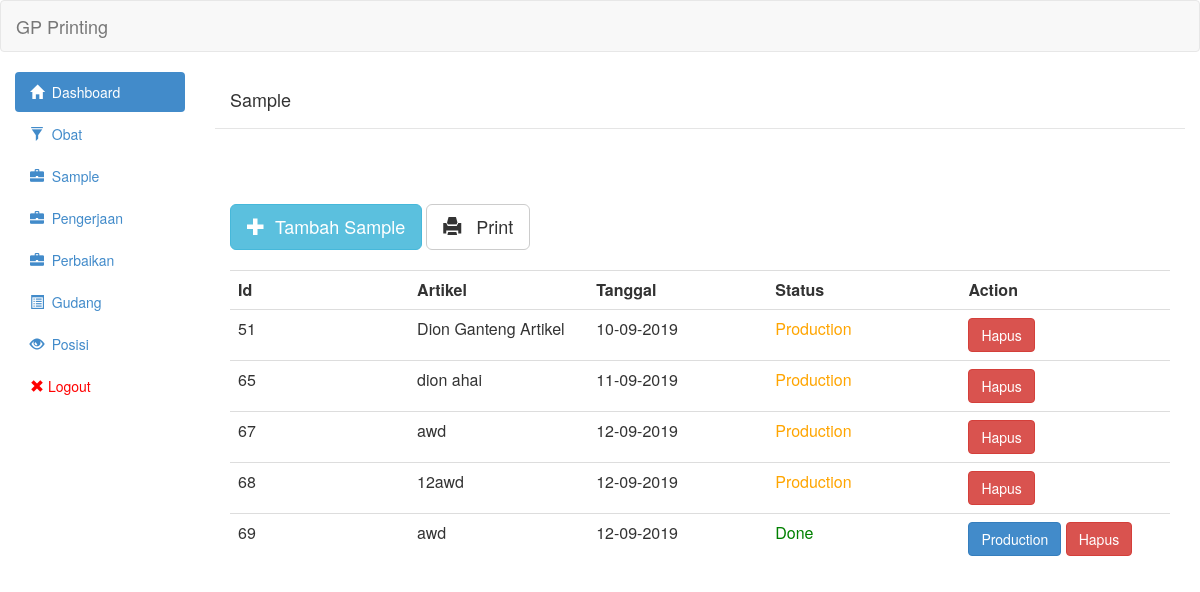
The app's page /view/sample.php (signed in), older data.
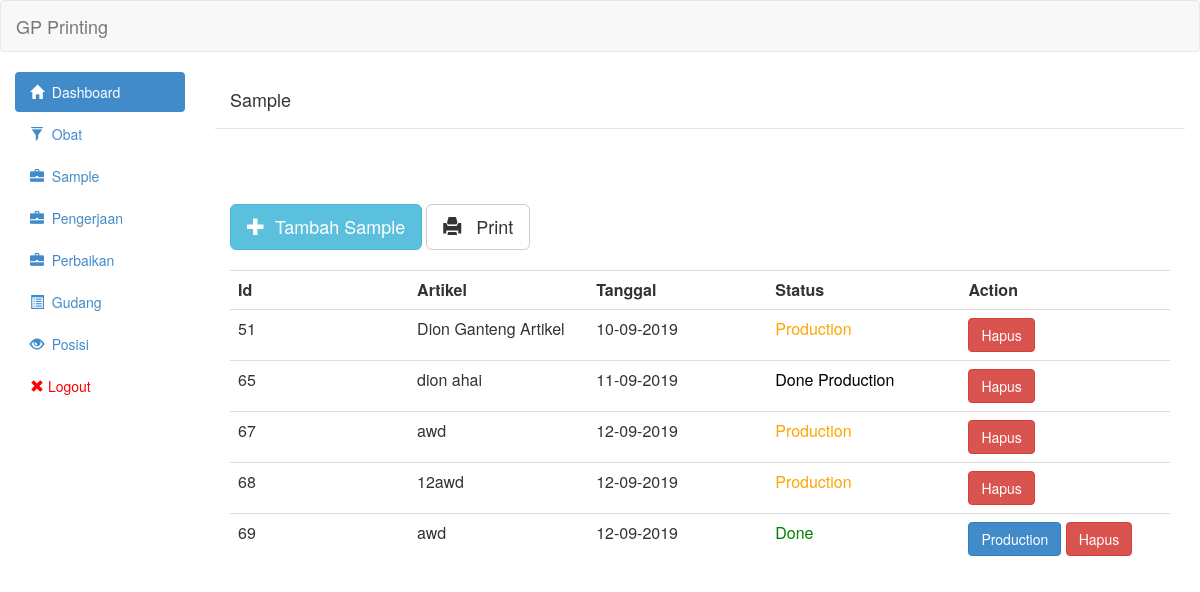
The same page, newer data.
### tables this page shows
CREATE TABLE `sample` (
  `id` int(11) NOT NULL,
  `artikel` varchar(255) NOT NULL,
  `nomor_po` varchar(30) NOT NULL,
  `tgl` date NOT NULL,
  `tgl_selesai` date DEFAULT NULL,
  `tgl_naik_bahan` date DEFAULT NULL,
  `status` tinyint(1) NOT NULL DEFAULT 0,
  `biaya` int(11) NOT NULL
);

### controller/sample/sample_show.php (the view, shortened to what this page needs)
<?php
	include('../controller/config/linken.php');
	include('../controller/config/asset.php');
	$queryGetSample = "SELECT sample.id,sample.artikel,sample.status,sample.tgl,sample.nomor_po FROM sample ORDER BY sample.id ASC";
	$resultGetSample = mysqli_query($link,$queryGetSample) or die(mysqli_error($link));
	 echo "<table class='table table-hover'><tr>
                        <th class='col-md-1'>Id</th>
                        <th class='col-md-1'>Artikel</th>
                        <th class='col-md-1'>Tanggal</th>
						<th class='col-md-1'>Status</th>
                        <th class='col-md-1'>Action</th>
                        </tr>";
	while($row = mysqli_fetch_assoc($resultGetSample)){
	?>
                            <tr onclick='AjaxGetDetailSample(<?php echo $row["id"]?>)'>
								<td><?php echo $row['id']?></td>
                                <td><?php echo $row['artikel']?></td>
                                <td><?php echo formatTgl($row['tgl']);?></td>
								<td><?php if($row['status']==1){
									echo "<span style='color:blue'>On-Going</span>";
									}else if($row['status']==2){
										echo "<span style='color:green'>Done</span>";
									}else if($row['status']==3){
										echo "<span style='color:orange'>Production</span>";
									}
									else if($row['status']==4){
										echo "<span style='color:black'>Done Production</span>";
									}
									else{
										echo "<span style='color:red'>Idle</span>";
									}
								;?></td><td>
                                <?php
                                if($row['status']==0){ ?>
                                <button onclick="ChangeStatus(<?php echo $row["id"]?>,1,'<?php echo $row["nomor_po"];?>')" class="btn btn-warning">Kerjakan</button>
								<?php }
								else if($row['status']==1){?>
								<button onclick="ChangeStatus(<?php echo $row["id"]?>,2,'<?php echo $row["nomor_po"];?>')" class="btn btn-success">Done</button>  <?php
								}
								else if($row['status']==2){?>
									<button onclick="ChangeStatus(<?php echo $row["id"]?>,3,'<?php echo $row["nomor_po"];?>')" class="btn btn-primary">Production</button>  <?php
									}
									?>
                                <a class='btn btn-danger' href='controller/sample/sample_delete.php?id="<?php echo $row["id"];?>"'>Hapus</a></td>
                            </tr>
<?php
	}
	echo "</table>";
	function formatTgl($tgl){
		$tglArray = explode("-",$tgl);
		return $tglArray[2]."-".$tglArray[1]."-".$tglArray[0];
	  }
	?>

Row changes from the older to the newer data that the page shows:
changed sample "dion ahai": status "Production" → "Done Production"
